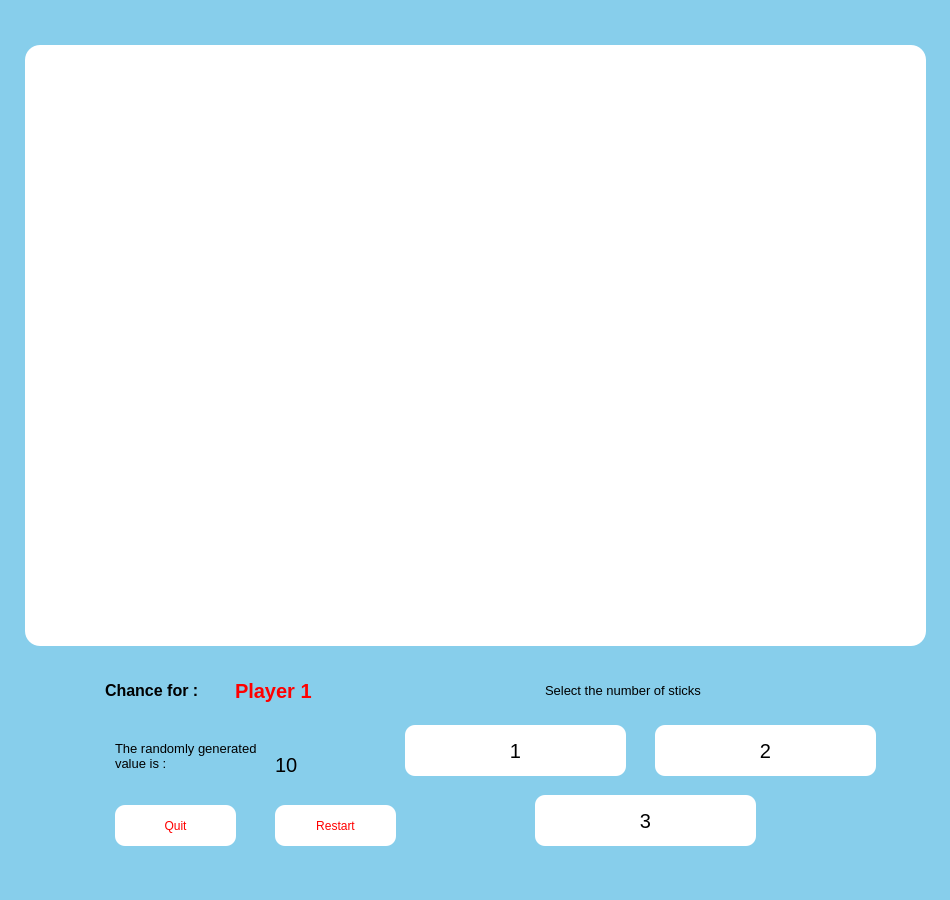
<?xml version="1.0" encoding="UTF-8"?>
<ui version="4.0">
 <class>MainWindow</class>
 <widget class="QMainWindow" name="MainWindow">
  <property name="geometry">
   <rect>
    <x>0</x>
    <y>0</y>
    <width>950</width>
    <height>900</height>
   </rect>
  </property>
  <property name="minimumSize">
   <size>
    <width>950</width>
    <height>900</height>
   </size>
  </property>
  <property name="maximumSize">
   <size>
    <width>950</width>
    <height>900</height>
   </size>
  </property>
  <property name="windowTitle">
   <string>MainWindow</string>
  </property>
  <property name="styleSheet">
   <string notr="true">background-color:skyblue;</string>
  </property>
  <widget class="QWidget" name="centralwidget">
   <widget class="QLabel" name="label_2">
    <property name="geometry">
     <rect>
      <x>105</x>
      <y>665</y>
      <width>131</width>
      <height>51</height>
     </rect>
    </property>
    <property name="font">
     <font>
      <pointsize>12</pointsize>
      <weight>75</weight>
      <bold>true</bold>
     </font>
    </property>
    <property name="text">
     <string>Chance for :</string>
    </property>
   </widget>
   <widget class="QPushButton" name="three">
    <property name="geometry">
     <rect>
      <x>535</x>
      <y>795</y>
      <width>221</width>
      <height>51</height>
     </rect>
    </property>
    <property name="font">
     <font>
      <pointsize>15</pointsize>
     </font>
    </property>
    <property name="styleSheet">
     <string notr="true">QPushButton
{
background-color:white; outline:none; border:none; border-radius:10px;
}
QPushButton:hover
{
	background-color:#66c2ff;
	border:1px solid #005c99;
	color:white;
}</string>
    </property>
    <property name="text">
     <string>3</string>
    </property>
   </widget>
   <widget class="QLabel" name="label_3">
    <property name="geometry">
     <rect>
      <x>545</x>
      <y>675</y>
      <width>211</width>
      <height>31</height>
     </rect>
    </property>
    <property name="font">
     <font>
      <pointsize>10</pointsize>
     </font>
    </property>
    <property name="text">
     <string>Select the number of sticks</string>
    </property>
   </widget>
   <widget class="QPushButton" name="Quit">
    <property name="geometry">
     <rect>
      <x>115</x>
      <y>805</y>
      <width>121</width>
      <height>41</height>
     </rect>
    </property>
    <property name="styleSheet">
     <string notr="true">QPushButton
{
	background-color:white;
	color:red;
	outline:none;
	border-radius:10px;
	border:0px;
}
QPushButton:hover
{
	background-color:red;
	color:white;
	border:1px solid white;
}</string>
    </property>
    <property name="text">
     <string>Quit</string>
    </property>
   </widget>
   <widget class="QLabel" name="playername">
    <property name="geometry">
     <rect>
      <x>235</x>
      <y>675</y>
      <width>111</width>
      <height>31</height>
     </rect>
    </property>
    <property name="font">
     <font>
      <pointsize>15</pointsize>
      <weight>75</weight>
      <bold>true</bold>
     </font>
    </property>
    <property name="styleSheet">
     <string notr="true">color:red;</string>
    </property>
    <property name="text">
     <string>Player 1</string>
    </property>
   </widget>
   <widget class="QLabel" name="generatedvalue">
    <property name="geometry">
     <rect>
      <x>275</x>
      <y>749</y>
      <width>61</width>
      <height>31</height>
     </rect>
    </property>
    <property name="font">
     <font>
      <pointsize>15</pointsize>
     </font>
    </property>
    <property name="text">
     <string>10</string>
    </property>
   </widget>
   <widget class="QPushButton" name="two">
    <property name="geometry">
     <rect>
      <x>655</x>
      <y>725</y>
      <width>221</width>
      <height>51</height>
     </rect>
    </property>
    <property name="font">
     <font>
      <pointsize>15</pointsize>
     </font>
    </property>
    <property name="styleSheet">
     <string notr="true">QPushButton
{
background-color:white; outline:none; border:none; border-radius:10px;
}
QPushButton:hover
{
	background-color:#66c2ff;
	border:1px solid #005c99;
	color:white;
}</string>
    </property>
    <property name="text">
     <string>2</string>
    </property>
   </widget>
   <widget class="QLabel" name="label_4">
    <property name="geometry">
     <rect>
      <x>115</x>
      <y>735</y>
      <width>151</width>
      <height>41</height>
     </rect>
    </property>
    <property name="font">
     <font>
      <pointsize>10</pointsize>
     </font>
    </property>
    <property name="text">
     <string>The randomly generated value is :</string>
    </property>
    <property name="wordWrap">
     <bool>true</bool>
    </property>
   </widget>
   <widget class="QPushButton" name="Restart">
    <property name="geometry">
     <rect>
      <x>275</x>
      <y>805</y>
      <width>121</width>
      <height>41</height>
     </rect>
    </property>
    <property name="styleSheet">
     <string notr="true">QPushButton
{
	background-color:white;
	color:red;
	outline:none;
	border-radius:10px;
	border:0px;
}
QPushButton:hover
{
	background-color:red;
	color:white;
	border:1px solid white;
}</string>
    </property>
    <property name="text">
     <string>Restart</string>
    </property>
   </widget>
   <widget class="QPushButton" name="one">
    <property name="geometry">
     <rect>
      <x>405</x>
      <y>725</y>
      <width>221</width>
      <height>51</height>
     </rect>
    </property>
    <property name="font">
     <font>
      <pointsize>15</pointsize>
     </font>
    </property>
    <property name="styleSheet">
     <string notr="true">QPushButton
{
background-color:white; outline:none; border:none; border-radius:10px;
}
QPushButton:hover
{
	background-color:#66c2ff;
	border:1px solid #005c99;
	color:white;
}</string>
    </property>
    <property name="text">
     <string>1</string>
    </property>
   </widget>
   <widget class="QLabel" name="label">
    <property name="geometry">
     <rect>
      <x>25</x>
      <y>45</y>
      <width>901</width>
      <height>601</height>
     </rect>
    </property>
    <property name="styleSheet">
     <string notr="true">background-color:white;border-radius:15px;border:none; outline:none;</string>
    </property>
    <property name="text">
     <string/>
    </property>
   </widget>
   <widget class="QLabel" name="l1">
    <property name="geometry">
     <rect>
      <x>65</x>
      <y>75</y>
      <width>23</width>
      <height>171</height>
     </rect>
    </property>
    <property name="styleSheet">
     <string notr="true">background-color:white;</string>
    </property>
    <property name="text">
     <string/>
    </property>
    <property name="pixmap">
     <pixmap>assets/blank.png</pixmap>
    </property>
    <property name="scaledContents">
     <bool>true</bool>
    </property>
   </widget>
   <widget class="QLabel" name="l2">
    <property name="geometry">
     <rect>
      <x>140</x>
      <y>77</y>
      <width>23</width>
      <height>171</height>
     </rect>
    </property>
    <property name="styleSheet">
     <string notr="true">background-color:white;</string>
    </property>
    <property name="text">
     <string/>
    </property>
    <property name="pixmap">
     <pixmap>assets/blank.png</pixmap>
    </property>
    <property name="scaledContents">
     <bool>true</bool>
    </property>
   </widget>
   <widget class="QLabel" name="l4">
    <property name="geometry">
     <rect>
      <x>319</x>
      <y>78</y>
      <width>23</width>
      <height>171</height>
     </rect>
    </property>
    <property name="styleSheet">
     <string notr="true">background-color:white;</string>
    </property>
    <property name="text">
     <string/>
    </property>
    <property name="pixmap">
     <pixmap>assets/blank.png</pixmap>
    </property>
    <property name="scaledContents">
     <bool>true</bool>
    </property>
   </widget>
   <widget class="QLabel" name="l3">
    <property name="geometry">
     <rect>
      <x>230</x>
      <y>79</y>
      <width>23</width>
      <height>171</height>
     </rect>
    </property>
    <property name="styleSheet">
     <string notr="true">background-color:white;</string>
    </property>
    <property name="text">
     <string/>
    </property>
    <property name="pixmap">
     <pixmap>assets/blank.png</pixmap>
    </property>
    <property name="scaledContents">
     <bool>true</bool>
    </property>
   </widget>
   <widget class="QLabel" name="l6">
    <property name="geometry">
     <rect>
      <x>508</x>
      <y>79</y>
      <width>23</width>
      <height>171</height>
     </rect>
    </property>
    <property name="styleSheet">
     <string notr="true">background-color:white;</string>
    </property>
    <property name="text">
     <string/>
    </property>
    <property name="pixmap">
     <pixmap>assets/blank.png</pixmap>
    </property>
    <property name="scaledContents">
     <bool>true</bool>
    </property>
   </widget>
   <widget class="QLabel" name="l5">
    <property name="geometry">
     <rect>
      <x>412</x>
      <y>79</y>
      <width>23</width>
      <height>171</height>
     </rect>
    </property>
    <property name="styleSheet">
     <string notr="true">background-color:white;</string>
    </property>
    <property name="text">
     <string/>
    </property>
    <property name="pixmap">
     <pixmap>assets/blank.png</pixmap>
    </property>
    <property name="scaledContents">
     <bool>true</bool>
    </property>
   </widget>
   <widget class="QLabel" name="l8">
    <property name="geometry">
     <rect>
      <x>695</x>
      <y>82</y>
      <width>23</width>
      <height>171</height>
     </rect>
    </property>
    <property name="styleSheet">
     <string notr="true">background-color:white;</string>
    </property>
    <property name="text">
     <string/>
    </property>
    <property name="pixmap">
     <pixmap>assets/blank.png</pixmap>
    </property>
    <property name="scaledContents">
     <bool>true</bool>
    </property>
   </widget>
   <widget class="QLabel" name="l7">
    <property name="geometry">
     <rect>
      <x>605</x>
      <y>81</y>
      <width>23</width>
      <height>171</height>
     </rect>
    </property>
    <property name="styleSheet">
     <string notr="true">background-color:white;</string>
    </property>
    <property name="text">
     <string/>
    </property>
    <property name="pixmap">
     <pixmap>assets/blank.png</pixmap>
    </property>
    <property name="scaledContents">
     <bool>true</bool>
    </property>
   </widget>
   <widget class="QLabel" name="l10">
    <property name="geometry">
     <rect>
      <x>869</x>
      <y>83</y>
      <width>23</width>
      <height>171</height>
     </rect>
    </property>
    <property name="styleSheet">
     <string notr="true">background-color:white;</string>
    </property>
    <property name="text">
     <string/>
    </property>
    <property name="pixmap">
     <pixmap>assets/blank.png</pixmap>
    </property>
    <property name="scaledContents">
     <bool>true</bool>
    </property>
   </widget>
   <widget class="QLabel" name="l9">
    <property name="geometry">
     <rect>
      <x>783</x>
      <y>81</y>
      <width>23</width>
      <height>171</height>
     </rect>
    </property>
    <property name="styleSheet">
     <string notr="true">background-color:white;</string>
    </property>
    <property name="text">
     <string/>
    </property>
    <property name="pixmap">
     <pixmap>assets/blank.png</pixmap>
    </property>
    <property name="scaledContents">
     <bool>true</bool>
    </property>
   </widget>
   <widget class="QLabel" name="l13">
    <property name="geometry">
     <rect>
      <x>232</x>
      <y>263</y>
      <width>23</width>
      <height>171</height>
     </rect>
    </property>
    <property name="styleSheet">
     <string notr="true">background-color:white;</string>
    </property>
    <property name="text">
     <string/>
    </property>
    <property name="pixmap">
     <pixmap>assets/blank.png</pixmap>
    </property>
    <property name="scaledContents">
     <bool>true</bool>
    </property>
   </widget>
   <widget class="QLabel" name="l14">
    <property name="geometry">
     <rect>
      <x>321</x>
      <y>262</y>
      <width>23</width>
      <height>171</height>
     </rect>
    </property>
    <property name="styleSheet">
     <string notr="true">background-color:white;</string>
    </property>
    <property name="text">
     <string/>
    </property>
    <property name="pixmap">
     <pixmap>assets/blank.png</pixmap>
    </property>
    <property name="scaledContents">
     <bool>true</bool>
    </property>
   </widget>
   <widget class="QLabel" name="l15">
    <property name="geometry">
     <rect>
      <x>414</x>
      <y>263</y>
      <width>23</width>
      <height>171</height>
     </rect>
    </property>
    <property name="styleSheet">
     <string notr="true">background-color:white;</string>
    </property>
    <property name="text">
     <string/>
    </property>
    <property name="pixmap">
     <pixmap>assets/blank.png</pixmap>
    </property>
    <property name="scaledContents">
     <bool>true</bool>
    </property>
   </widget>
   <widget class="QLabel" name="l17">
    <property name="geometry">
     <rect>
      <x>607</x>
      <y>265</y>
      <width>23</width>
      <height>171</height>
     </rect>
    </property>
    <property name="styleSheet">
     <string notr="true">background-color:white;</string>
    </property>
    <property name="text">
     <string/>
    </property>
    <property name="pixmap">
     <pixmap>assets/blank.png</pixmap>
    </property>
    <property name="scaledContents">
     <bool>true</bool>
    </property>
   </widget>
   <widget class="QLabel" name="l12">
    <property name="geometry">
     <rect>
      <x>142</x>
      <y>261</y>
      <width>23</width>
      <height>171</height>
     </rect>
    </property>
    <property name="styleSheet">
     <string notr="true">background-color:white;</string>
    </property>
    <property name="text">
     <string/>
    </property>
    <property name="pixmap">
     <pixmap>assets/blank.png</pixmap>
    </property>
    <property name="scaledContents">
     <bool>true</bool>
    </property>
   </widget>
   <widget class="QLabel" name="l16">
    <property name="geometry">
     <rect>
      <x>510</x>
      <y>263</y>
      <width>23</width>
      <height>171</height>
     </rect>
    </property>
    <property name="styleSheet">
     <string notr="true">background-color:white;</string>
    </property>
    <property name="text">
     <string/>
    </property>
    <property name="pixmap">
     <pixmap>assets/blank.png</pixmap>
    </property>
    <property name="scaledContents">
     <bool>true</bool>
    </property>
   </widget>
   <widget class="QLabel" name="l18">
    <property name="geometry">
     <rect>
      <x>697</x>
      <y>266</y>
      <width>23</width>
      <height>171</height>
     </rect>
    </property>
    <property name="styleSheet">
     <string notr="true">background-color:white;</string>
    </property>
    <property name="text">
     <string/>
    </property>
    <property name="pixmap">
     <pixmap>assets/blank.png</pixmap>
    </property>
    <property name="scaledContents">
     <bool>true</bool>
    </property>
   </widget>
   <widget class="QLabel" name="l11">
    <property name="geometry">
     <rect>
      <x>67</x>
      <y>259</y>
      <width>23</width>
      <height>171</height>
     </rect>
    </property>
    <property name="styleSheet">
     <string notr="true">background-color:white;</string>
    </property>
    <property name="text">
     <string/>
    </property>
    <property name="pixmap">
     <pixmap>assets/blank.png</pixmap>
    </property>
    <property name="scaledContents">
     <bool>true</bool>
    </property>
   </widget>
   <widget class="QLabel" name="l20">
    <property name="geometry">
     <rect>
      <x>871</x>
      <y>267</y>
      <width>23</width>
      <height>171</height>
     </rect>
    </property>
    <property name="styleSheet">
     <string notr="true">background-color:white;</string>
    </property>
    <property name="text">
     <string/>
    </property>
    <property name="pixmap">
     <pixmap>assets/blank.png</pixmap>
    </property>
    <property name="scaledContents">
     <bool>true</bool>
    </property>
   </widget>
   <widget class="QLabel" name="l19">
    <property name="geometry">
     <rect>
      <x>785</x>
      <y>265</y>
      <width>23</width>
      <height>171</height>
     </rect>
    </property>
    <property name="styleSheet">
     <string notr="true">background-color:white;</string>
    </property>
    <property name="text">
     <string/>
    </property>
    <property name="pixmap">
     <pixmap>assets/blank.png</pixmap>
    </property>
    <property name="scaledContents">
     <bool>true</bool>
    </property>
   </widget>
   <widget class="QLabel" name="l23">
    <property name="geometry">
     <rect>
      <x>232</x>
      <y>443</y>
      <width>23</width>
      <height>171</height>
     </rect>
    </property>
    <property name="styleSheet">
     <string notr="true">background-color:white;</string>
    </property>
    <property name="text">
     <string/>
    </property>
    <property name="pixmap">
     <pixmap>assets/blank.png</pixmap>
    </property>
    <property name="scaledContents">
     <bool>true</bool>
    </property>
   </widget>
   <widget class="QLabel" name="l24">
    <property name="geometry">
     <rect>
      <x>321</x>
      <y>442</y>
      <width>23</width>
      <height>171</height>
     </rect>
    </property>
    <property name="styleSheet">
     <string notr="true">background-color:white;</string>
    </property>
    <property name="text">
     <string/>
    </property>
    <property name="pixmap">
     <pixmap>assets/blank.png</pixmap>
    </property>
    <property name="scaledContents">
     <bool>true</bool>
    </property>
   </widget>
   <widget class="QLabel" name="l25">
    <property name="geometry">
     <rect>
      <x>414</x>
      <y>443</y>
      <width>23</width>
      <height>171</height>
     </rect>
    </property>
    <property name="styleSheet">
     <string notr="true">background-color:white;</string>
    </property>
    <property name="text">
     <string/>
    </property>
    <property name="pixmap">
     <pixmap>assets/blank.png</pixmap>
    </property>
    <property name="scaledContents">
     <bool>true</bool>
    </property>
   </widget>
   <widget class="QLabel" name="l27">
    <property name="geometry">
     <rect>
      <x>607</x>
      <y>445</y>
      <width>23</width>
      <height>171</height>
     </rect>
    </property>
    <property name="styleSheet">
     <string notr="true">background-color:white;</string>
    </property>
    <property name="text">
     <string/>
    </property>
    <property name="pixmap">
     <pixmap>assets/blank.png</pixmap>
    </property>
    <property name="scaledContents">
     <bool>true</bool>
    </property>
   </widget>
   <widget class="QLabel" name="l22">
    <property name="geometry">
     <rect>
      <x>142</x>
      <y>441</y>
      <width>23</width>
      <height>171</height>
     </rect>
    </property>
    <property name="styleSheet">
     <string notr="true">background-color:white;</string>
    </property>
    <property name="text">
     <string/>
    </property>
    <property name="pixmap">
     <pixmap>assets/blank.png</pixmap>
    </property>
    <property name="scaledContents">
     <bool>true</bool>
    </property>
   </widget>
   <widget class="QLabel" name="l26">
    <property name="geometry">
     <rect>
      <x>510</x>
      <y>443</y>
      <width>23</width>
      <height>171</height>
     </rect>
    </property>
    <property name="styleSheet">
     <string notr="true">background-color:white;</string>
    </property>
    <property name="text">
     <string/>
    </property>
    <property name="pixmap">
     <pixmap>assets/blank.png</pixmap>
    </property>
    <property name="scaledContents">
     <bool>true</bool>
    </property>
   </widget>
   <widget class="QLabel" name="l28">
    <property name="geometry">
     <rect>
      <x>697</x>
      <y>446</y>
      <width>23</width>
      <height>171</height>
     </rect>
    </property>
    <property name="styleSheet">
     <string notr="true">background-color:white;</string>
    </property>
    <property name="text">
     <string/>
    </property>
    <property name="pixmap">
     <pixmap>assets/blank.png</pixmap>
    </property>
    <property name="scaledContents">
     <bool>true</bool>
    </property>
   </widget>
   <widget class="QLabel" name="l21">
    <property name="geometry">
     <rect>
      <x>67</x>
      <y>439</y>
      <width>23</width>
      <height>171</height>
     </rect>
    </property>
    <property name="styleSheet">
     <string notr="true">background-color:white;</string>
    </property>
    <property name="text">
     <string/>
    </property>
    <property name="pixmap">
     <pixmap>assets/blank.png</pixmap>
    </property>
    <property name="scaledContents">
     <bool>true</bool>
    </property>
   </widget>
   <widget class="QLabel" name="l30">
    <property name="geometry">
     <rect>
      <x>871</x>
      <y>447</y>
      <width>23</width>
      <height>171</height>
     </rect>
    </property>
    <property name="styleSheet">
     <string notr="true">background-color:white;</string>
    </property>
    <property name="text">
     <string/>
    </property>
    <property name="pixmap">
     <pixmap>assets/blank.png</pixmap>
    </property>
    <property name="scaledContents">
     <bool>true</bool>
    </property>
   </widget>
   <widget class="QLabel" name="l29">
    <property name="geometry">
     <rect>
      <x>785</x>
      <y>445</y>
      <width>23</width>
      <height>171</height>
     </rect>
    </property>
    <property name="styleSheet">
     <string notr="true">background-color:white;</string>
    </property>
    <property name="text">
     <string/>
    </property>
    <property name="pixmap">
     <pixmap>assets/blank.png</pixmap>
    </property>
    <property name="scaledContents">
     <bool>true</bool>
    </property>
   </widget>
   <widget class="QLabel" name="label_35">
    <property name="geometry">
     <rect>
      <x>890</x>
      <y>0</y>
      <width>41</width>
      <height>41</height>
     </rect>
    </property>
    <property name="styleSheet">
     <string notr="true">background-color:transparent;</string>
    </property>
    <property name="text">
     <string/>
    </property>
    <property name="pixmap">
     <pixmap>assets/info.png</pixmap>
    </property>
    <property name="scaledContents">
     <bool>true</bool>
    </property>
   </widget>
   <widget class="QPushButton" name="info">
    <property name="geometry">
     <rect>
      <x>890</x>
      <y>0</y>
      <width>41</width>
      <height>41</height>
     </rect>
    </property>
    <property name="styleSheet">
     <string notr="true">border:none;background-color:transparent;</string>
    </property>
    <property name="text">
     <string/>
    </property>
   </widget>
  </widget>
  <widget class="QMenuBar" name="menubar">
   <property name="geometry">
    <rect>
     <x>0</x>
     <y>0</y>
     <width>950</width>
     <height>26</height>
    </rect>
   </property>
  </widget>
  <widget class="QStatusBar" name="statusbar"/>
 </widget>
 <resources/>
 <connections/>
</ui>
